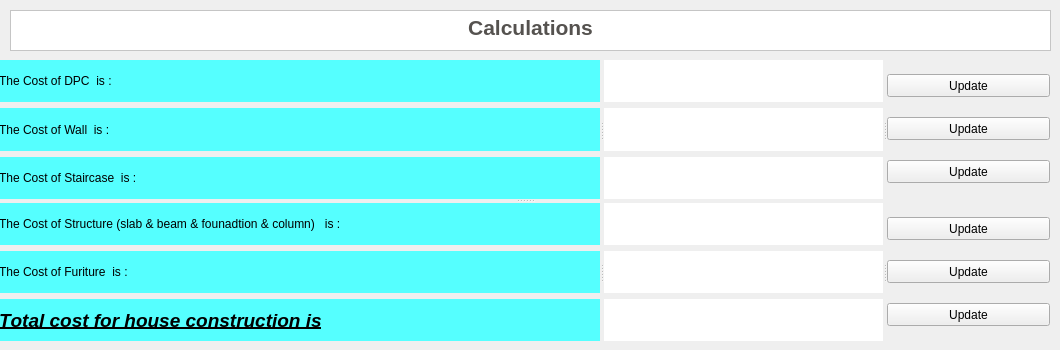
    <widget class="QWidget" name="page_6">
     <widget class="QTextBrowser" name="TBF_7">
      <property name="geometry">
       <rect>
        <x>10</x>
        <y>10</y>
        <width>1041</width>
        <height>41</height>
       </rect>
      </property>
      <property name="styleSheet">
       <string notr="true">background-color:rgb(255, 255, 255)</string>
      </property>
      <property name="html">
       <string>&lt;!DOCTYPE HTML PUBLIC &quot;-//W3C//DTD HTML 4.0//EN&quot; &quot;http://www.w3.org/TR/REC-html40/strict.dtd&quot;&gt;
&lt;html&gt;&lt;head&gt;&lt;meta name=&quot;qrichtext&quot; content=&quot;1&quot; /&gt;&lt;style type=&quot;text/css&quot;&gt;
p, li { white-space: pre-wrap; }
&lt;/style&gt;&lt;/head&gt;&lt;body style=&quot; font-family:'MS Shell Dlg 2'; font-size:7.8pt; font-weight:400; font-style:normal;&quot;&gt;
&lt;p align=&quot;center&quot; style=&quot; margin-top:0px; margin-bottom:0px; margin-left:0px; margin-right:0px; -qt-block-indent:0; text-indent:0px;&quot;&gt;&lt;span style=&quot; font-size:16pt; font-weight:600; color:#55524f;&quot;&gt;Calculations&lt;/span&gt;&lt;/p&gt;&lt;/body&gt;&lt;/html&gt;</string>
      </property>
     </widget>
     <widget class="QSplitter" name="splitter_9">
      <property name="geometry">
       <rect>
        <x>-1</x>
        <y>60</y>
        <width>1051</width>
        <height>281</height>
       </rect>
      </property>
      <property name="orientation">
       <enum>Qt::Vertical</enum>
      </property>
      <widget class="QSplitter" name="splitter_6">
       <property name="orientation">
        <enum>Qt::Horizontal</enum>
       </property>
       <widget class="QWidget" name="layoutWidget">
        <layout class="QVBoxLayout" name="verticalLayout_10">
         <item>
          <widget class="QLabel" name="label_16">
           <property name="minimumSize">
            <size>
             <width>395</width>
             <height>23</height>
            </size>
           </property>
           <property name="styleSheet">
            <string notr="true">background-color: rgb(85, 255, 255);</string>
           </property>
           <property name="text">
            <string>The Cost of DPC  is :</string>
           </property>
           <property name="wordWrap">
            <bool>true</bool>
           </property>
          </widget>
         </item>
         <item>
          <widget class="QLabel" name="label_18">
           <property name="minimumSize">
            <size>
             <width>395</width>
             <height>23</height>
            </size>
           </property>
           <property name="styleSheet">
            <string notr="true">background-color: rgb(85, 255, 255);</string>
           </property>
           <property name="text">
            <string>The Cost of Wall  is :</string>
           </property>
           <property name="wordWrap">
            <bool>true</bool>
           </property>
          </widget>
         </item>
         <item>
          <widget class="QLabel" name="label_19">
           <property name="minimumSize">
            <size>
             <width>395</width>
             <height>23</height>
            </size>
           </property>
           <property name="styleSheet">
            <string notr="true">background-color: rgb(85, 255, 255);</string>
           </property>
           <property name="text">
            <string>The Cost of Staircase  is :</string>
           </property>
           <property name="wordWrap">
            <bool>true</bool>
           </property>
          </widget>
         </item>
        </layout>
       </widget>
       <widget class="QWidget" name="layoutWidget">
        <layout class="QVBoxLayout" name="verticalLayout_11">
         <item>
          <widget class="QLabel" name="ldpccost">
           <property name="minimumSize">
            <size>
             <width>183</width>
             <height>23</height>
            </size>
           </property>
           <property name="styleSheet">
            <string notr="true">background-color: rgb(255, 255, 255);</string>
           </property>
           <property name="text">
            <string/>
           </property>
          </widget>
         </item>
         <item>
          <widget class="QLabel" name="lwallcost">
           <property name="minimumSize">
            <size>
             <width>183</width>
             <height>23</height>
            </size>
           </property>
           <property name="styleSheet">
            <string notr="true">background-color: rgb(255, 255, 255);</string>
           </property>
           <property name="text">
            <string/>
           </property>
          </widget>
         </item>
         <item>
          <widget class="QLabel" name="lstrcost">
           <property name="minimumSize">
            <size>
             <width>183</width>
             <height>23</height>
            </size>
           </property>
           <property name="styleSheet">
            <string notr="true">background-color: rgb(255, 255, 255);</string>
           </property>
           <property name="text">
            <string/>
           </property>
          </widget>
         </item>
        </layout>
       </widget>
       <widget class="QWidget" name="layoutWidget">
        <layout class="QVBoxLayout" name="verticalLayout_12">
         <item>
          <widget class="QPushButton" name="pushButton_3">
           <property name="minimumSize">
            <size>
             <width>107</width>
             <height>23</height>
            </size>
           </property>
           <property name="text">
            <string>Update</string>
           </property>
          </widget>
         </item>
         <item>
          <widget class="QPushButton" name="pushButton_6">
           <property name="minimumSize">
            <size>
             <width>107</width>
             <height>23</height>
            </size>
           </property>
           <property name="text">
            <string>Update</string>
           </property>
          </widget>
         </item>
         <item>
          <widget class="QPushButton" name="pushButton_5">
           <property name="minimumSize">
            <size>
             <width>107</width>
             <height>23</height>
            </size>
           </property>
           <property name="text">
            <string>Update</string>
           </property>
          </widget>
         </item>
        </layout>
       </widget>
      </widget>
      <widget class="QSplitter" name="splitter_8">
       <property name="orientation">
        <enum>Qt::Horizontal</enum>
       </property>
       <widget class="QWidget" name="layoutWidget_2">
        <layout class="QVBoxLayout" name="verticalLayout_13">
         <item>
          <widget class="QLabel" name="label_20">
           <property name="minimumSize">
            <size>
             <width>395</width>
             <height>23</height>
            </size>
           </property>
           <property name="font">
            <font>
             <weight>50</weight>
             <italic>false</italic>
             <bold>false</bold>
             <underline>false</underline>
            </font>
           </property>
           <property name="styleSheet">
            <string notr="true">background-color: rgb(85, 255, 255);</string>
           </property>
           <property name="text">
            <string>The Cost of Structure (slab &amp; beam &amp; founadtion &amp; column)   is :</string>
           </property>
           <property name="wordWrap">
            <bool>true</bool>
           </property>
          </widget>
         </item>
         <item>
          <widget class="QLabel" name="label_21">
           <property name="minimumSize">
            <size>
             <width>395</width>
             <height>23</height>
            </size>
           </property>
           <property name="styleSheet">
            <string notr="true">background-color: rgb(85, 255, 255);</string>
           </property>
           <property name="text">
            <string>The Cost of Furiture  is :</string>
           </property>
           <property name="wordWrap">
            <bool>true</bool>
           </property>
          </widget>
         </item>
         <item>
          <widget class="QLabel" name="label_22">
           <property name="minimumSize">
            <size>
             <width>395</width>
             <height>23</height>
            </size>
           </property>
           <property name="font">
            <font>
             <family>MS Sans Serif</family>
             <pointsize>14</pointsize>
             <weight>75</weight>
             <italic>true</italic>
             <bold>true</bold>
             <underline>true</underline>
             <strikeout>false</strikeout>
             <kerning>false</kerning>
            </font>
           </property>
           <property name="styleSheet">
            <string notr="true">background-color: rgb(85, 255, 255);</string>
           </property>
           <property name="text">
            <string>Total cost for house construction is</string>
           </property>
           <property name="wordWrap">
            <bool>true</bool>
           </property>
          </widget>
         </item>
        </layout>
       </widget>
       <widget class="QWidget" name="layoutWidget_3">
        <layout class="QVBoxLayout" name="verticalLayout_14">
         <item>
          <widget class="QLabel" name="lstcost">
           <property name="minimumSize">
            <size>
             <width>183</width>
             <height>23</height>
            </size>
           </property>
           <property name="styleSheet">
            <string notr="true">background-color: rgb(255, 255, 255);</string>
           </property>
           <property name="text">
            <string/>
           </property>
          </widget>
         </item>
         <item>
          <widget class="QLabel" name="lfrcost">
           <property name="minimumSize">
            <size>
             <width>183</width>
             <height>23</height>
            </size>
           </property>
           <property name="styleSheet">
            <string notr="true">background-color: rgb(255, 255, 255);</string>
           </property>
           <property name="text">
            <string/>
           </property>
          </widget>
         </item>
         <item>
          <widget class="QLabel" name="lfincost">
           <property name="minimumSize">
            <size>
             <width>183</width>
             <height>23</height>
            </size>
           </property>
           <property name="font">
            <font>
             <pointsize>14</pointsize>
             <weight>75</weight>
             <italic>true</italic>
             <bold>true</bold>
            </font>
           </property>
           <property name="styleSheet">
            <string notr="true">background-color: rgb(255, 255, 255);</string>
           </property>
           <property name="text">
            <string/>
           </property>
          </widget>
         </item>
        </layout>
       </widget>
       <widget class="QWidget" name="layoutWidget_4">
        <layout class="QVBoxLayout" name="verticalLayout_15">
         <item>
          <widget class="QPushButton" name="pushButton_4">
           <property name="minimumSize">
            <size>
             <width>107</width>
             <height>23</height>
            </size>
           </property>
           <property name="text">
            <string>Update</string>
           </property>
          </widget>
         </item>
         <item>
          <widget class="QPushButton" name="pushButton_7">
           <property name="minimumSize">
            <size>
             <width>107</width>
             <height>23</height>
            </size>
           </property>
           <property name="text">
            <string>Update</string>
           </property>
          </widget>
         </item>
         <item>
          <widget class="QPushButton" name="pushButton_8">
           <property name="minimumSize">
            <size>
             <width>107</width>
             <height>23</height>
            </size>
           </property>
           <property name="text">
            <string>Update</string>
           </property>
          </widget>
         </item>
        </layout>
       </widget>
      </widget>
     </widget>
    </widget>
